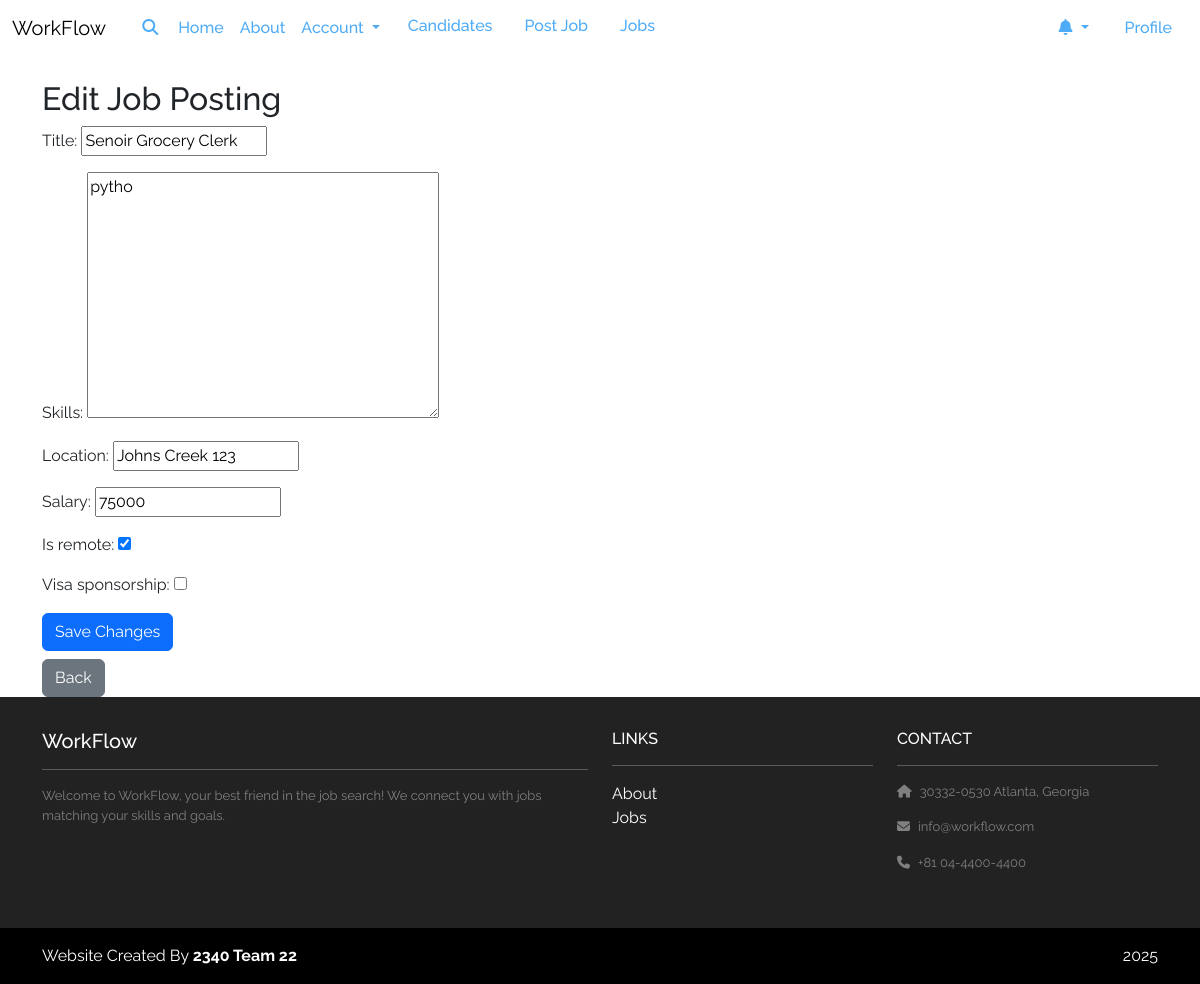
Screenshot of /jobs/13/edit/ (signed in) with the database file from the repository.
### jobs/models.py (models this page shows, shortened)
class Job(models.Model):
    title = models.CharField(max_length=200)
    skills = models.TextField()
    location = models.CharField(max_length=300)
    salary = models.IntegerField()
    is_remote = models.BooleanField(default=False)
    visa_sponsorship = models.BooleanField(default=False)
    created_date = models.DateTimeField(default=timezone.now)
    recruiter = models.ForeignKey(
        settings.AUTH_USER_MODEL, on_delete=models.CASCADE, related_name="jobs"
    )

### jobs/views.py (the view)
# urls.py: path("<int:pk>/edit/", JobUpdateView.as_view(), name="edit_job"),
@method_decorator(login_required, name="dispatch")
class JobUpdateView(UpdateView):
    model = Job
    template_name = "jobs/edit_job.html"
    fields = ["title", "skills", "location", "salary", "is_remote", "visa_sponsorship"]
    success_url = reverse_lazy("recruiter_jobs")
    def get_queryset(self):
        return Job.objects.filter(recruiter=self.request.user)

### accounts/models.py (called while the page is built)
    @property
    def is_seeker(self):
        return self.role == self.Roles.SEEKER

    @property
    def is_recruiter(self):
        return self.role == self.Roles.RECRUITER

    @property
    def unread_notifications_count(self):
        try:
            return self.notifications.filter(is_read=False).count()
        except Exception:
            return 0

### jobs/templates/jobs/edit_job.html (shortened to what this page needs)
{% extends 'base.html' %}
{% block content %}
<div class="container mt-4">
    <h2>Edit Job Posting</h2>
    <form method="post">
        {{ form.as_p }}
        <button type="submit" class="btn btn-primary">Save Changes</button>
    </form>
    <a href="{% url 'recruiter_jobs' %}" class="btn btn-secondary mt-2">Back</a>
</div>
{% endblock %}

### jobproject/templates/base.html (style rules this page uses)
html, body { height: 100%; margin: 0; }
body { display: flex; flex-direction: column; min-height: 100vh; font-family: 'Raleway', sans-serif; }

### rows the page displays
Job: title "Senoir Grocery Clerk", skills "pytho", location "Johns Creek 123", salary "75000", is_remote "☑"
